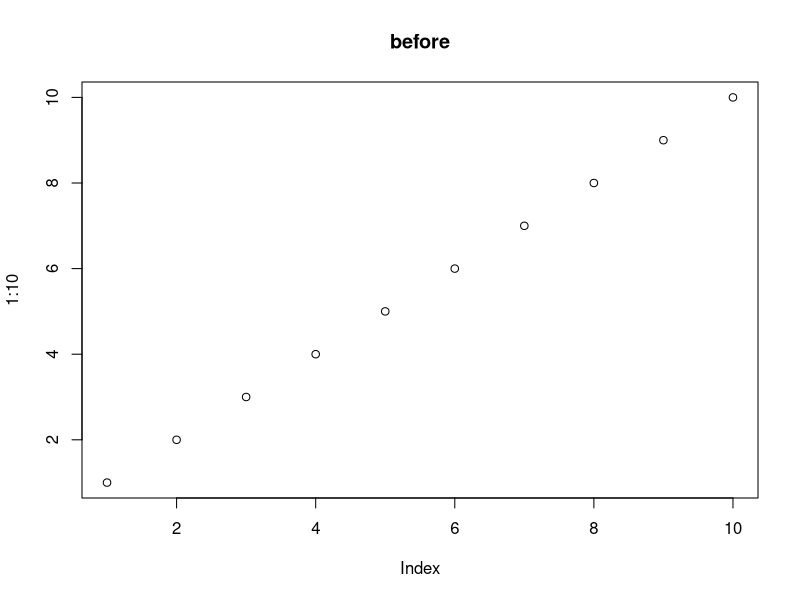
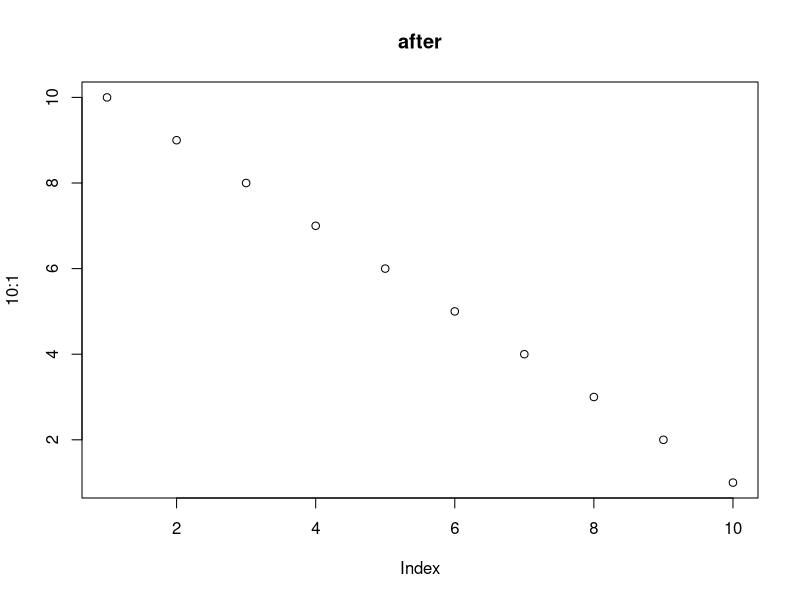

These figures' R source, in order:
## ---- chunk 1
plot(1:10, main="before")
plot(10:1, main="after")
## ---- chunk 2
knitr::kable(head(mtcars, 10))
